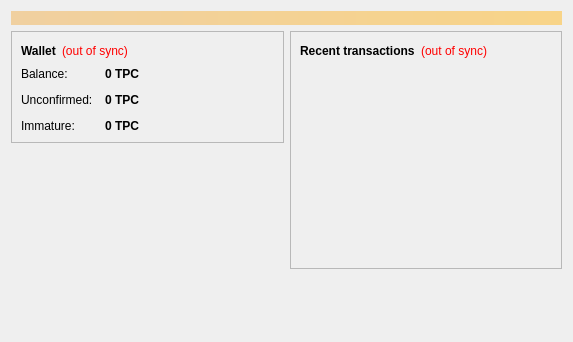
<?xml version="1.0" encoding="UTF-8"?>
<ui version="4.0">
 <class>OverviewPage</class>
 <widget class="QWidget" name="OverviewPage">
  <property name="geometry">
   <rect>
    <x>0</x>
    <y>0</y>
    <width>573</width>
    <height>342</height>
   </rect>
  </property>
  <property name="windowTitle">
   <string>Form</string>
  </property>
  <layout class="QVBoxLayout" name="topLayout">
   <item>
    <widget class="QLabel" name="labelAlerts">
     <property name="visible">
      <bool>false</bool>
     </property>
     <property name="styleSheet">
      <string notr="true">background-color: qlineargradient(x1: 0, y1: 0, x2: 1, y2: 0, stop:0 #F0D0A0, stop:1 #F8D488); color:#000000;</string>
     </property>
     <property name="wordWrap">
      <bool>true</bool>
     </property>
     <property name="margin">
      <number>3</number>
     </property>
    </widget>
   </item>
   <item>
    <layout class="QHBoxLayout" name="horizontalLayout" stretch="1,1">
     <item>
      <layout class="QVBoxLayout" name="verticalLayout_2">
       <item>
        <widget class="QFrame" name="frame">
         <property name="frameShape">
          <enum>QFrame::StyledPanel</enum>
         </property>
         <property name="frameShadow">
          <enum>QFrame::Raised</enum>
         </property>
         <layout class="QVBoxLayout" name="verticalLayout_4">
          <item>
           <layout class="QHBoxLayout" name="horizontalLayout_4">
            <item>
             <widget class="QLabel" name="label_5">
              <property name="font">
               <font>
                <weight>75</weight>
                <bold>true</bold>
               </font>
              </property>
              <property name="text">
               <string>Wallet</string>
              </property>
             </widget>
            </item>
            <item>
             <widget class="QLabel" name="labelWalletStatus">
              <property name="toolTip">
               <string>The displayed information may be out of date. Your wallet automatically synchronizes with the Templecoin network after a connection is established, but this process has not completed yet.</string>
              </property>
              <property name="styleSheet">
               <string notr="true">QLabel { color: red; }</string>
              </property>
              <property name="text">
               <string notr="true">(out of sync)</string>
              </property>
              <property name="alignment">
               <set>Qt::AlignLeading|Qt::AlignLeft|Qt::AlignVCenter</set>
              </property>
             </widget>
            </item>
            <item>
             <spacer name="horizontalSpacer_2">
              <property name="orientation">
               <enum>Qt::Horizontal</enum>
              </property>
              <property name="sizeHint" stdset="0">
               <size>
                <width>40</width>
                <height>20</height>
               </size>
              </property>
             </spacer>
            </item>
           </layout>
          </item>
          <item>
           <layout class="QFormLayout" name="formLayout_2">
            <property name="fieldGrowthPolicy">
             <enum>QFormLayout::AllNonFixedFieldsGrow</enum>
            </property>
            <property name="horizontalSpacing">
             <number>12</number>
            </property>
            <property name="verticalSpacing">
             <number>12</number>
            </property>
            <item row="0" column="0">
             <widget class="QLabel" name="label">
              <property name="text">
               <string>Balance:</string>
              </property>
             </widget>
            </item>
            <item row="0" column="1">
             <widget class="QLabel" name="labelBalance">
              <property name="font">
               <font>
                <weight>75</weight>
                <bold>true</bold>
               </font>
              </property>
              <property name="cursor">
               <cursorShape>IBeamCursor</cursorShape>
              </property>
              <property name="toolTip">
               <string>Your current balance</string>
              </property>
              <property name="text">
               <string notr="true">0 TPC</string>
              </property>
              <property name="textInteractionFlags">
               <set>Qt::LinksAccessibleByMouse|Qt::TextSelectableByKeyboard|Qt::TextSelectableByMouse</set>
              </property>
             </widget>
            </item>
            <item row="1" column="0">
             <widget class="QLabel" name="label_3">
              <property name="text">
               <string>Unconfirmed:</string>
              </property>
             </widget>
            </item>
            <item row="1" column="1">
             <widget class="QLabel" name="labelUnconfirmed">
              <property name="font">
               <font>
                <weight>75</weight>
                <bold>true</bold>
               </font>
              </property>
              <property name="cursor">
               <cursorShape>IBeamCursor</cursorShape>
              </property>
              <property name="toolTip">
               <string>Total of transactions that have yet to be confirmed, and do not yet count toward the current balance</string>
              </property>
              <property name="text">
               <string notr="true">0 TPC</string>
              </property>
              <property name="textInteractionFlags">
               <set>Qt::LinksAccessibleByMouse|Qt::TextSelectableByKeyboard|Qt::TextSelectableByMouse</set>
              </property>
             </widget>
            </item>
            <item row="2" column="0">
             <widget class="QLabel" name="labelImmatureText">
              <property name="text">
               <string>Immature:</string>
              </property>
             </widget>
            </item>
            <item row="2" column="1">
             <widget class="QLabel" name="labelImmature">
              <property name="font">
               <font>
                <weight>75</weight>
                <bold>true</bold>
               </font>
              </property>
              <property name="toolTip">
               <string>Mined balance that has not yet matured</string>
              </property>
              <property name="text">
               <string notr="true">0 TPC</string>
              </property>
              <property name="textInteractionFlags">
               <set>Qt::LinksAccessibleByMouse|Qt::TextSelectableByKeyboard|Qt::TextSelectableByMouse</set>
              </property>
             </widget>
            </item>
           </layout>
          </item>
         </layout>
        </widget>
       </item>
       <item>
        <spacer name="verticalSpacer">
         <property name="orientation">
          <enum>Qt::Vertical</enum>
         </property>
         <property name="sizeHint" stdset="0">
          <size>
           <width>20</width>
           <height>40</height>
          </size>
         </property>
        </spacer>
       </item>
      </layout>
     </item>
     <item>
      <layout class="QVBoxLayout" name="verticalLayout_3">
       <item>
        <widget class="QFrame" name="frame_2">
         <property name="frameShape">
          <enum>QFrame::StyledPanel</enum>
         </property>
         <property name="frameShadow">
          <enum>QFrame::Raised</enum>
         </property>
         <layout class="QVBoxLayout" name="verticalLayout">
          <item>
           <layout class="QHBoxLayout" name="horizontalLayout_2">
            <item>
             <widget class="QLabel" name="label_4">
              <property name="text">
               <string>&lt;b&gt;Recent transactions&lt;/b&gt;</string>
              </property>
             </widget>
            </item>
            <item>
             <widget class="QLabel" name="labelTransactionsStatus">
              <property name="toolTip">
               <string>The displayed information may be out of date. Your wallet automatically synchronizes with the Templecoin network after a connection is established, but this process has not completed yet.</string>
              </property>
              <property name="styleSheet">
               <string notr="true">QLabel { color: red; }</string>
              </property>
              <property name="text">
               <string notr="true">(out of sync)</string>
              </property>
              <property name="alignment">
               <set>Qt::AlignRight|Qt::AlignTrailing|Qt::AlignVCenter</set>
              </property>
             </widget>
            </item>
            <item>
             <spacer name="horizontalSpacer">
              <property name="orientation">
               <enum>Qt::Horizontal</enum>
              </property>
              <property name="sizeHint" stdset="0">
               <size>
                <width>40</width>
                <height>20</height>
               </size>
              </property>
             </spacer>
            </item>
           </layout>
          </item>
          <item>
           <widget class="QListView" name="listTransactions">
            <property name="styleSheet">
             <string notr="true">QListView { background: transparent; }</string>
            </property>
            <property name="frameShape">
             <enum>QFrame::NoFrame</enum>
            </property>
            <property name="verticalScrollBarPolicy">
             <enum>Qt::ScrollBarAlwaysOff</enum>
            </property>
            <property name="horizontalScrollBarPolicy">
             <enum>Qt::ScrollBarAlwaysOff</enum>
            </property>
            <property name="selectionMode">
             <enum>QAbstractItemView::NoSelection</enum>
            </property>
           </widget>
          </item>
         </layout>
        </widget>
       </item>
       <item>
        <spacer name="verticalSpacer_2">
         <property name="orientation">
          <enum>Qt::Vertical</enum>
         </property>
         <property name="sizeHint" stdset="0">
          <size>
           <width>20</width>
           <height>40</height>
          </size>
         </property>
        </spacer>
       </item>
      </layout>
     </item>
    </layout>
   </item>
  </layout>
 </widget>
 <resources/>
 <connections/>
</ui>
